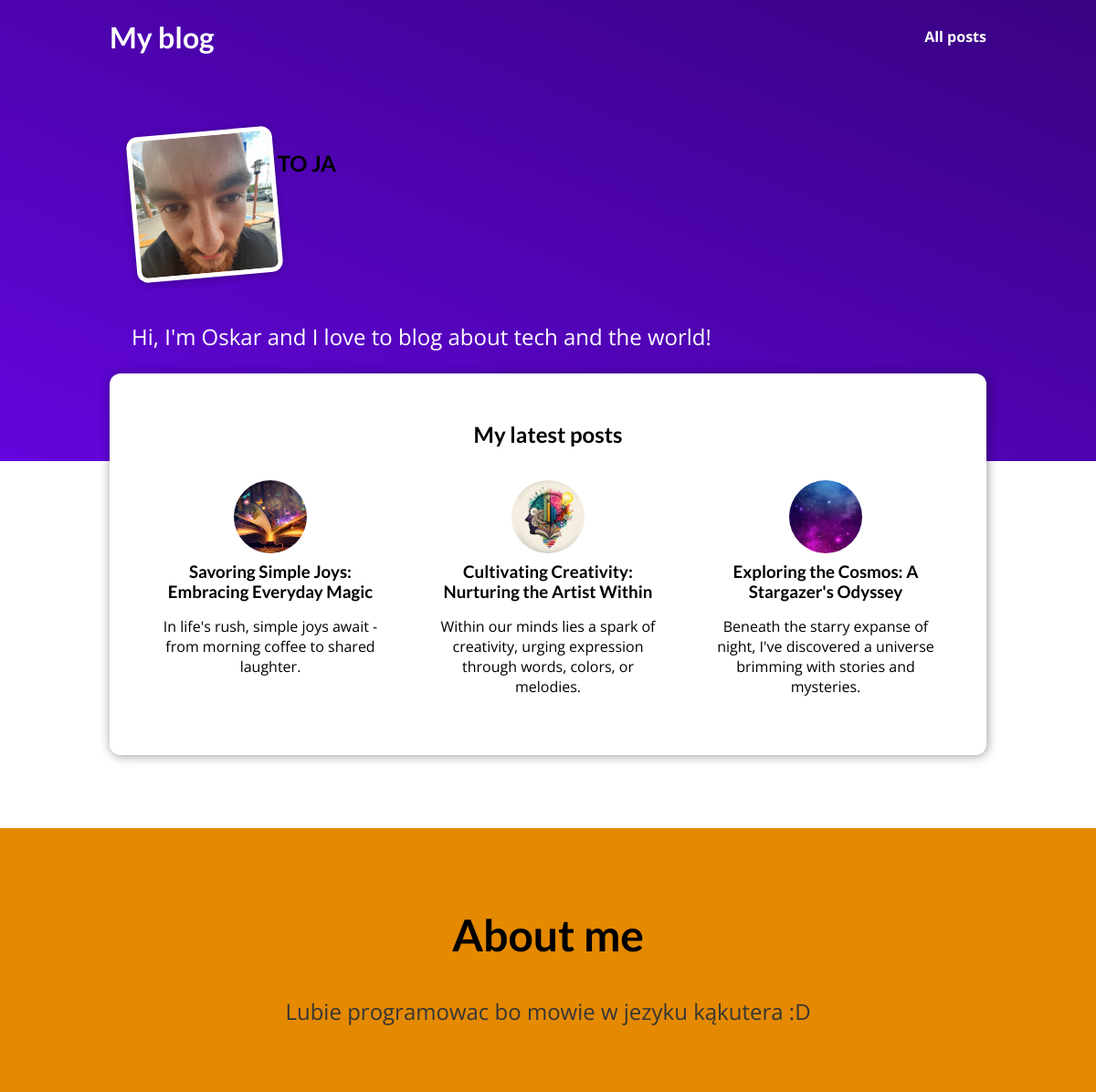
Screenshot of /blog/ with the database file from the repository.
### blog/models.py (models this page shows, shortened)
class Post(models.Model):
    id_post = models.AutoField(primary_key=True)
    title = models.CharField(max_length=100, null=False)
    content = models.TextField(null=False)
    date = models.DateField(null=False)
    author = models.ForeignKey(Author(), on_delete=models.CASCADE, null=False)
    slug = models.SlugField(max_length=100, null=False, db_index=True)
    image = models.ImageField(upload_to="images")
    excerpt = models.TextField(null=False)

### blog/views.py (the view)
# urls.py: path("", views.StartingPageView.as_view(), name="starting-page"),
class StartingPageView(View):
    def get(self, request):
        latest_posts = Post.objects.order_by("-date")[:3]
        return render(request, "blog/index.html", {"posts": latest_posts})

### blog/templates/blog/index.html (shortened to what this page needs)
{% extends "base.html" %}
{% load static %}
{% block css_files %}
    <link rel="stylesheet" href="{% static "blog/post.css" %}" />
    <link rel="stylesheet" href="{% static "blog/index.css" %}" />
{% endblock%}
{% block content %}
    <section id="welcome">
        <header>
            <img src="{% static "blog/images/my-photo.jpg" %}" alt="Oskar - The Author of this blog" />
            <h1>TO JA</h1>
        </header>
        <p>Hi, I'm Oskar and I love to blog about tech and the world!</p>
    </section>
    <section id="latest-posts">
        <h2>My latest posts</h2>
        <ul>
            {% for post in posts %}
                {% include "blog/includes/post.html" %}
            {% endfor %}
        </ul>
    </section>
    <section id="about">
        <h2>About me</h2>
        <p>Lubie programowac bo mowie w jezyku kąkutera :D</p>
    </section>
{% endblock %}

### blog/templates/blog/includes/post.html
{% load static %}
<li>
    <article class="post">
        <a href="{% url "post-detail-page" post.slug %}">
            <img src="{% static post.image.url %}" alt="{{ post.title }}" />
            <div class="post__content">
                <h3>{{ post.title }}</h3>
                <p>{{ post.excerpt }}</p>
            </div>
        </a>
    </article>
</li>

### static/app.css (style rules this page uses)
* { box-sizing: border-box; }
html { font-family: 'Open Sans', 'Lato', sans-serif; }
body { margin: 0; }
h1, h2, h3 { font-family: 'Lato', sans-serif; font-weight: bold; }

### blog/static/blog/post.css (style rules this page uses)
.post { display: flex; flex-direction: column; align-items: center; text-align: center; }
.post a { text-decoration: none; color: black; transition: all 0.2s ease; padding: 1rem; }
.post img { width: 5rem; height: 5rem; object-fit: cover; border-radius: 50%; }
.post h3 { margin: 0.25rem 0; }

### blog/static/blog/index.css (style rules this page uses)
#welcome { background: linear-gradient(to right top, #6305dd, #390281); padding: 6rem 12%; }
#welcome header { display: flex; align-items: flex-start; margin: 3rem auto; }
#welcome img { width: 10rem; height: 10rem; object-fit: cover; object-position: top; border: 5px solid white; border-radius: 12px; background-color: #ffe1bf; transform: rotateZ(-5deg); box-shadow: 0 2px 8px rgba(0, 0, 0, 0.25); }
#welcome p { color: white; font-size: 1.5rem; }
#latest-posts { background-color: white; padding: 2rem; border-radius: 12px; width: 60rem; margin: -6rem auto 2rem auto; box-shadow: 1px 1px 12px rgba(0, 0, 0, 0.4); }
#latest-posts h2 { text-align: center; }
#latest-posts ul { list-style: none; margin: 0; padding: 0; display: flex; gap: 1rem; }
#latest-posts li { flex: 1; }
#about { text-align: center; padding: 3rem; background-color: #e48900; margin-top: 5rem; }
#about h2 { font-size: 3rem; }
#about p { font-size: 1.5rem; color: #353535; }

### rows the page displays
Post: image (picture), title "Savoring Simple Joys: Embracing Everyday Magic", excerpt "In life's rush, simple joys await - from morning coffee to shared laughter."
Post: image (picture), title "Cultivating Creativity: Nurturing the Artist Within", excerpt "Within our minds lies a spark of creativity, urging expression through words, colors, or melodies."
Post: image (picture), title "Exploring the Cosmos: A Stargazer's Odyssey", excerpt "Beneath the starry expanse of night, I've discovered a universe brimming with stories and mysteries."
